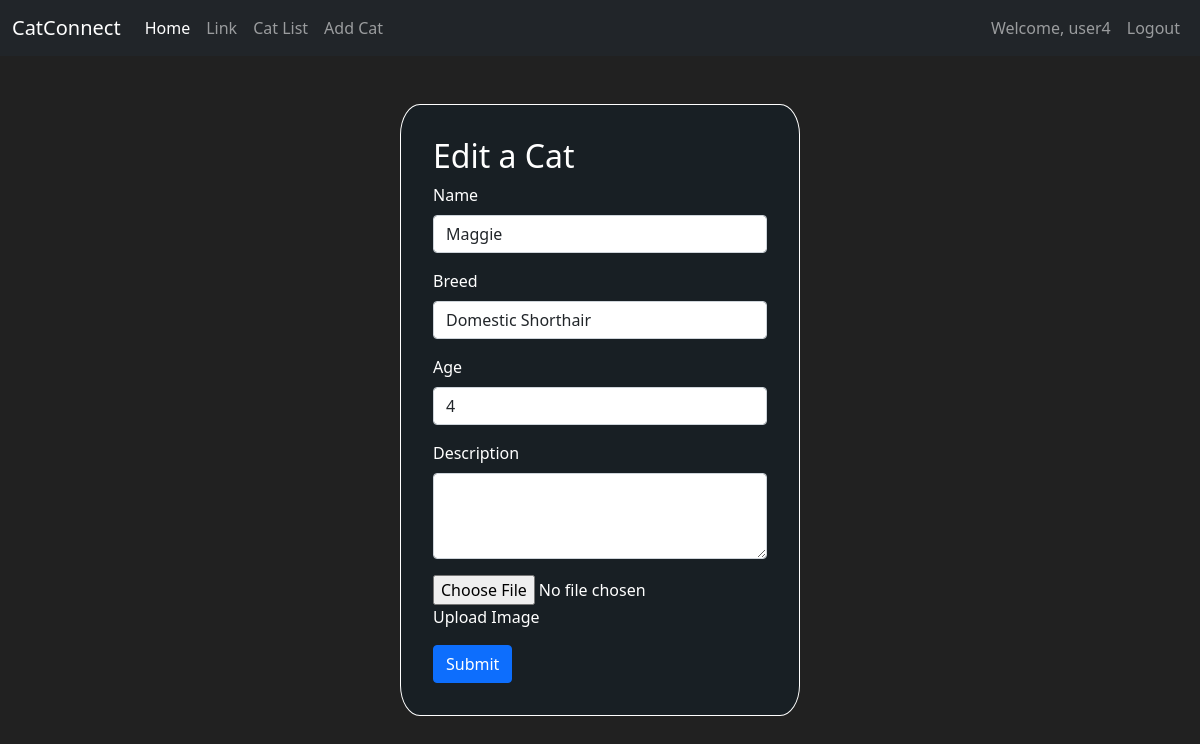
Screenshot of /editcat/7 (signed in) with the database file from the repository.
### catconnect/models.py (models this page shows, shortened)
class User(db.Model, UserMixin):
    id = db.Column(db.Integer(), primary_key=True)
    username = db.Column(db.String(length=30), nullable=False, unique=True)
    email_address = db.Column(db.String(length=50), nullable=False, unique=True)
    password_hash = db.Column(db.String(length=60), nullable=False)
    limit = db.Column(db.Integer(), nullable=False, default=1000)
    items = db.relationship('Item', backref='owned_user', lazy=True)
    @property
    def password(self):
        return self.password

class Cats(db.Model):
    id = db.Column(db.Integer, primary_key=True) #primary key column, automatically generated IDs
    name = db.Column(db.String(80), index=True, unique=False)
    breed = db.Column(db.String(80), index=True, unique=False)
    age = db.Column(db.Integer, index=True, unique=False)
    description = db.Column(db.String(125), index=True, unique=False)
    image = db.Column(db.String(80), index=True, unique=False)
    date_added = db.Column(db.DateTime, default=datetime.utcnow) # automatically added when has a new record

### catconnect/routes.py (the view)
@app.route("/editcat/<int:id>", methods=['GET'])
@login_required
def editcat(id):
    cat = Cats.query.get(id)
    return render_template('edit_cat.html', cat=cat)

### catconnect/models.py (called while the page is built)
@login_manager.user_loader
def load_user(user_id):
    return User.query.get(int(user_id))

### catconnect/templates/edit_cat.html (shortened to what this page needs)
{% extends 'base2.html' %}
{% block style %}
<link rel="stylesheet" href="{{ url_for('static', filename='add_cat.css') }}">
{% endblock %}
{% block contents %}
<div class="container">
  {% if cat %}
    <section class="add-cat-container my-5">
        <div class="form-container">
        <h2>Edit a Cat</h2>
        <form id="form-add-cat" method='POST' action="{{url_for('updatecat', id=cat.id)}}" enctype="multipart/form-data">
            <div class="form-group mb-3">
            <label for="cat_name" class="form-label">Name</label>
            <input type="text" name="cat_name" class="form-control" id="cat_name" value="{{cat.name}}" required>
            </div>
            <div class="form-group mb-3">
            <label for="breed" class="form-label">Breed</label>
            <input type="text" name="breed" class="form-control" id="breed" value="{{cat.breed}}" required>
            </div>
            <div class="form-group mb-3">
            <label for="age" class="form-label">Age</label>
            <input type="number" name="age" class="form-control" id="age" value="{{cat.age}}" required>
            </div>
            <div class="form-group mb-3">
                <label class="form-label" for="description">Description</label>
                <textarea name="description" class="form-control" id="description" value="{{cat.description}}" rows="3" required></textarea>
            </div>
            <div class="form-group mb-3 custom-file">
            <input type="file" name="file" class="custom-file-input" id="file" value="{{cat.image}}" required>
            <label class="custom-file-label" for="file">Upload Image</label>
            </div>
            <button type="submit" class="btn btn-primary">Submit</button>
        </form>
        </div>
    </section>
  {% endif %}
</div>
{% endblock %}

### catconnect/templates/base2.html (shortened to what this page needs)
<!doctype html>
<html lang="en">
<head>
    <link rel="stylesheet" href="{{ url_for('static', filename='style.css') }}">
    {% block style %} {% endblock %}
    <link href="https://cdn.jsdelivr.net/npm/bootstrap@5.0.2/dist/css/bootstrap.min.css" rel="stylesheet">
    <link rel="stylesheet" type="text/css" href="//cdn.datatables.net/1.10.25/css/jquery.dataTables.min.css">
</head>
<body>
    <nav class="navbar navbar-expand-lg navbar-dark bg-dark">
      <div class="container-fluid">
        <a class="navbar-brand" href="/">CatConnect</a>
        <div class="collapse navbar-collapse" id="navbarSupportedContent">
          <ul class="navbar-nav me-auto mb-2 mb-lg-0">
            <li class="nav-item">
              <a class="nav-link active" aria-current="page" href="/">Home</a>
            </li>
            <li class="nav-item">
              <a class="nav-link" href="#">Link</a>
            </li>
            <li class="nav-item">
              <a class="nav-link" href="{{ url_for('cat_list') }}">Cat List</a>
            </li>
            <li class="nav-item">
              <a class="nav-link" href="{{ url_for('addcat') }}">Add Cat</a>
            </li>
          </ul>
          {% if current_user.is_authenticated %}
               <ul class="navbar-nav">
                  <li class="nav-item">
                     <a class="nav-link">Welcome, {{ current_user.username }}</a>
                  </li>
                  <li class="nav-item">
                     <a class="nav-link" href="{{ url_for('logout_page') }}">Logout</a>
                  </li>
               </ul>
          {% endif %}
        </div>
      </div>
    </nav>
    <main id="main">
        {% block contents %}
        {% endblock %}
    </main>
</body>
</html>

### catconnect/static/style.css (style rules this page uses)
#main { height: calc(100vh - 56px); }

### catconnect/static/add_cat.css (style rules this page uses)
body { background-color: #212121 !important; color: #fff !important; }
.add-cat-container { color: #fff; display: flex; justify-content: center; align-items: center; }
.form-container { background-color: #152733 !important; background-color: #181f24 !important; border-radius: 5%; width: 400px; border: 1px #fff solid; padding: 2rem; }

### rows the page displays
User: username "user4"
Cats: cat_name "Maggie", breed "Domestic Shorthair", age "4"
